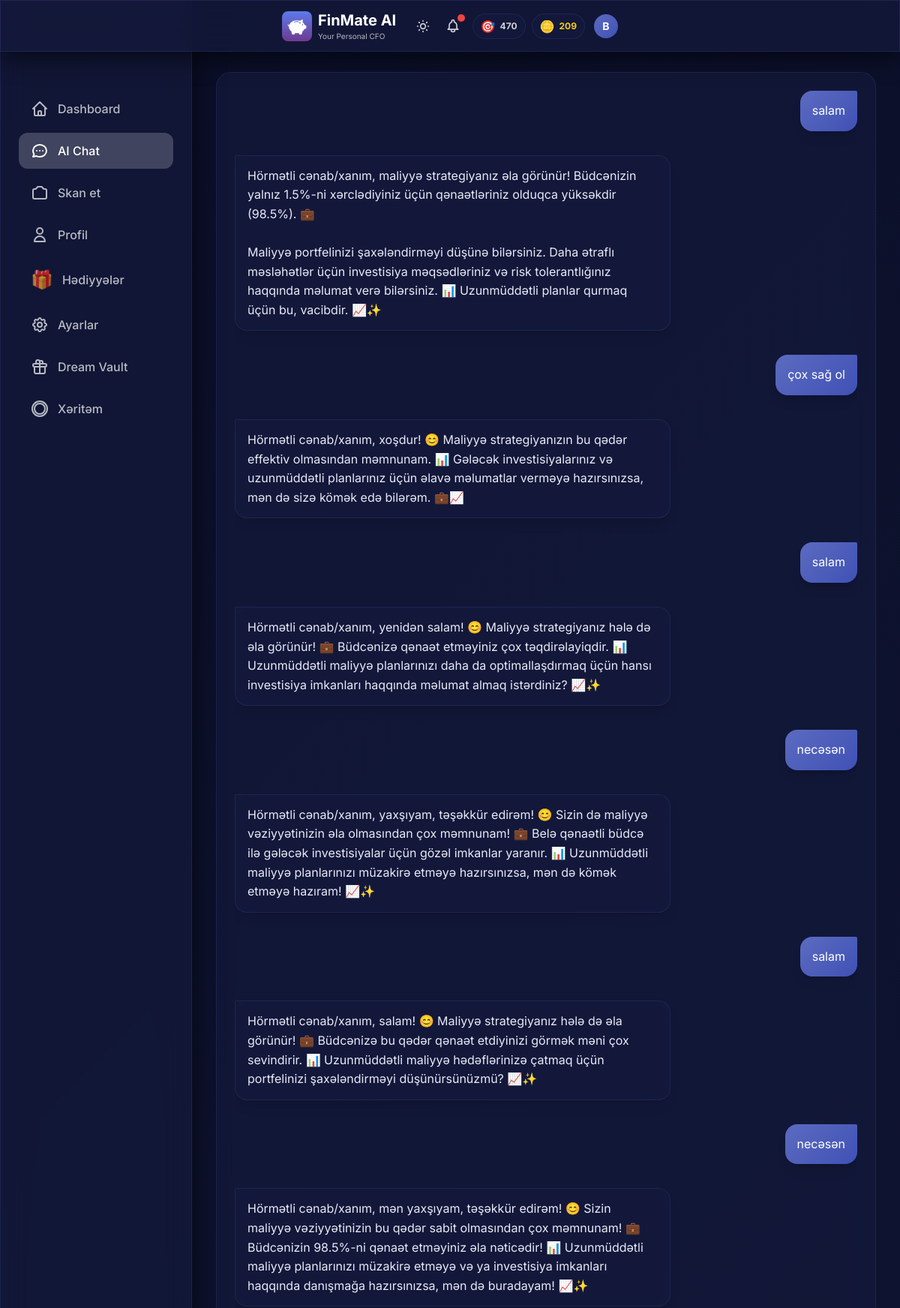
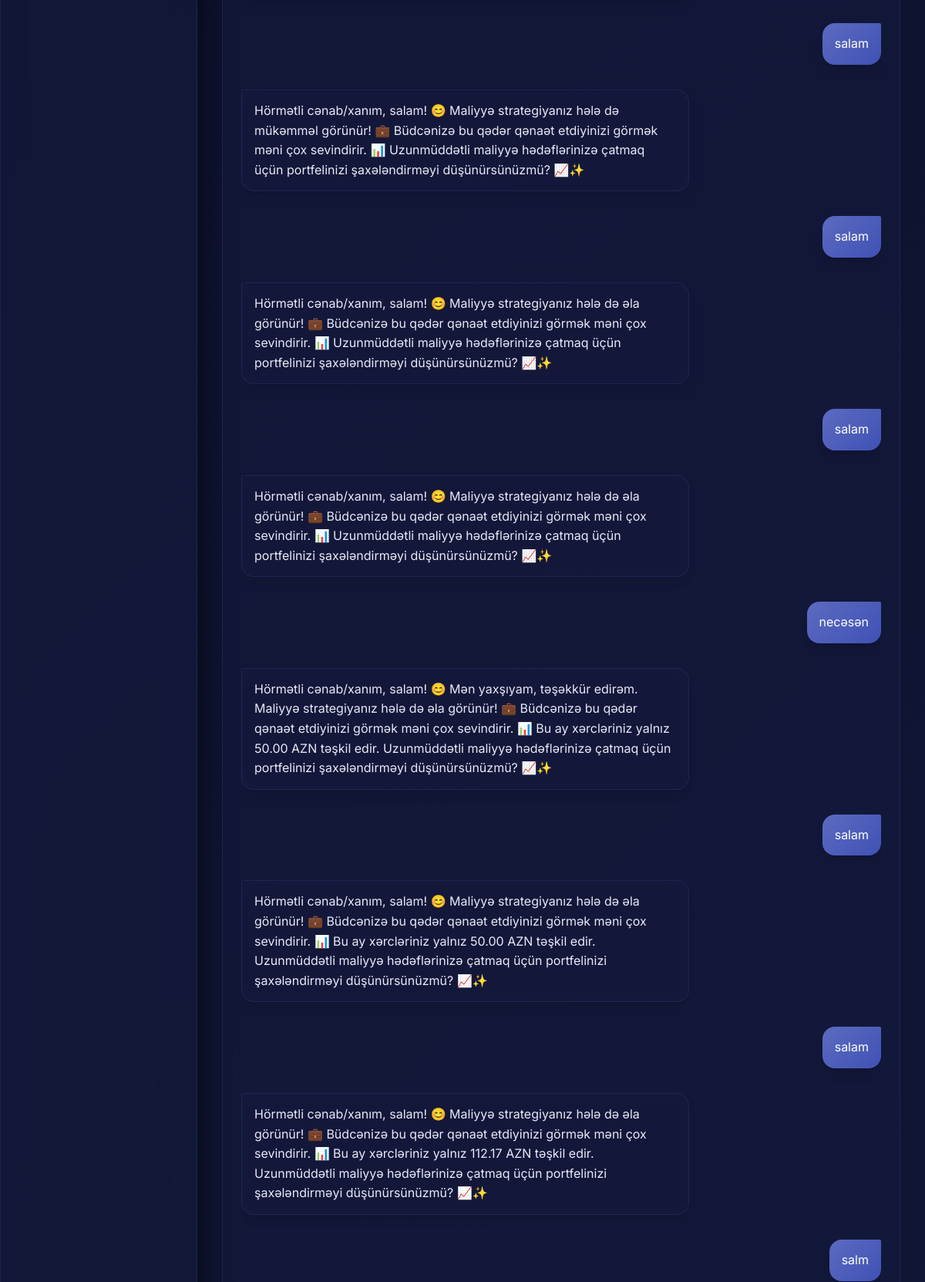
/chat (signed in, upper part), run on the app's committed database (2 pictures, top to bottom).
### models.py (models this page shows, shortened)
class User(Base):
    __tablename__ = "users"
    id = Column(Integer, primary_key=True, index=True)
    username = Column(String, unique=True, index=True, nullable=False)
    password_hash = Column(String, nullable=True)  # Hashed password (nullable for demo user)
    monthly_income = Column(Float, nullable=True)  # Monthly salary/income
    monthly_budget = Column(Float, default=1000.0)
    xp_points = Column(Integer, default=0)
    level_title = Column(String, default="Rookie")
    preferred_language = Column(String, default="az")  # az, en, ru
    voice_enabled = Column(Boolean, default=True)
    daily_budget_limit = Column(Float, nullable=True)
    currency = Column(String, default="AZN")  # Display/Base currency
    personality_mode = Column(String, default="normal")  # normal, mom, strict
    is_premium = Column(Boolean, default=False)  # Premium subscription status
    readability_mode = Column(Boolean, default=False)  # Accessibility mode for vision-impaired users
    coins = Column(Integer, default=0)  # FinMate Coins for reward system
    ai_name = Column(String, default="FinMate")  # Customizable AI name
    ai_attitude = Column(String, default="Professional")  # Strict, Funny, Sarcastic, Supportive
    ai_style = Column(String, default="Formal")  # Slang, Shakespearean, Dialect, Short
    ai_persona_mode = Column(String, default="Auto")  # Auto (behavioral profiling) or Manual
    login_streak = Column(Integer, default=0)
    last_login_date = Column(Date, nullable=True)
    created_at = Column(DateTime, default=datetime.utcnow)
    expenses = relationship("Expense", back_populates="user", cascade="all, delete-orphan")
    chat_messages = relationship("ChatMessage", back_populates="user", cascade="all, delete-orphan")
    xp_logs = relationship("XPLog", back_populates="user", cascade="all, delete-orphan")
    dreams = relationship("Dream", back_populates="user", cascade="all, delete-orphan")

class ChatMessage(Base):
    __tablename__ = "chat_messages"
    id = Column(Integer, primary_key=True, index=True)
    user_id = Column(Integer, ForeignKey("users.id"), nullable=False)
    role = Column(String, nullable=False)  # 'user' or 'ai'
    content = Column(Text, nullable=False)
    timestamp = Column(DateTime, default=datetime.utcnow, nullable=False)
    user = relationship("User", back_populates="chat_messages")

### main.py (the view)
@app.get("/chat", response_class=HTMLResponse)
async def chat_page(request: Request, db: Session = Depends(get_db)):
    user = get_current_user(request, db)
    if not user:
        return RedirectResponse(url="/login", status_code=303)
    messages = db.query(ChatMessage).filter(
        ChatMessage.user_id == user.id
    ).order_by(ChatMessage.timestamp.asc()).all()
    return templates.TemplateResponse("chat.html", {
        "request": request,
        "user": user,
        "messages": messages
    })

### templates/chat.html (shortened to what this page needs)
{% extends "base.html" %}
{% block extra_head %}
<link rel="stylesheet" href="/static/css/chat.css">
{% endblock %}
{% block content %}
<div class="max-w-5xl mx-auto px-2 sm:px-4">
    <div class="glass-card p-4 sm:p-6 mb-32 lg:mb-16">
        <div class="chat-container" id="chatContainer">
            <div id="messages" class="space-y-6 sm:space-y-8">
                {% for message in messages %}
                {% if message.role == 'user' %}
                <div class="flex justify-end">
                    <div
                        class="message-bubble bg-gradient-to-br from-purple-500 to-pink-600 text-white p-4 rounded-2xl rounded-tr-sm shadow-lg">
                        {{ message.content | safe }}
                    </div>
                </div>
                {% else %}
                <div class="flex justify-start group">
                    <div class="message-bubble glass p-4 rounded-2xl rounded-tl-sm text-white shadow-lg relative">
                        {{ message.content | safe }}
                    </div>
                </div>
                {% endif %}
                {% endfor %}
            </div>
        </div>
    </div>
</div>
{% endblock %}

### templates/base.html (shortened to what this page needs)
<!DOCTYPE html>
<html lang="az" data-theme="dark">
<head>
    <link href="https://cdn.jsdelivr.net/npm/daisyui@4.4.19/dist/full.min.css" rel="stylesheet" type="text/css" />
    <script src="https://cdn.tailwindcss.com"></script>
    <script src="/static/js/tailwind-config.js"></script>
    <link rel="stylesheet" href="/static/css/base.css">
    <link rel="stylesheet" href="/static/css/hamburger_menu.css">
    {% block extra_head %}{% endblock %}
</head>
<body>
    <div class="glass fixed top-0 left-0 right-0 z-50 px-2 sm:px-4 py-2 sm:py-3">
        <div class="flex items-center justify-between max-w-md mx-auto">
            <div class="min-w-0 flex-1 flex items-center gap-2">
                <img src="/static/icons/icon-192.png" alt="FinMate AI"
                    class="w-8 h-8 sm:w-10 sm:h-10 rounded-lg flex-shrink-0" onerror="this.style.display='none'">
                <div class="min-w-0">
                    <h1 class="text-lg sm:text-xl font-bold text-white truncate">FinMate AI</h1>
                    <p class="text-[9px] sm:text-[10px] text-white/70">Your Personal CFO</p>
                </div>
            </div>
            <div class="flex items-center gap-2 sm:gap-3 relative flex-shrink-0">
                <button id="theme-toggle" class="relative text-white/80 hover:text-white transition p-1"
                    title="Tema dəyişdir">
                </button>
                <button id="alert-bell" class="relative text-white/80 hover:text-white transition p-1">
                    <span id="alert-counter"
                        class="absolute -top-0.5 -right-0.5 w-2.5 h-2.5 bg-red-500 rounded-full shadow-lg"></span>
                </button>
                {% if user and user.xp_points is defined %}
                <div class="hidden sm:flex items-center gap-2">
                    <div class="flex items-center gap-1.5 glass-card px-2.5 py-1 rounded-full">
                        <span class="text-base">{% if user.level_title == 'Rookie' %}🌱{% elif user.level_title ==
                            'Saver' %}💰{% elif user.level_title == 'Analyst' %}📊{% elif user.level_title == 'Manager'
                            %}🎯{% elif user.level_title == 'CFO' %}👑{% else %}⭐{% endif %}</span>
                        <span class="text-xs font-bold text-white/80">{{ user.xp_points }}</span>
                    </div>
                    <div class="flex items-center gap-1.5 glass-card px-2.5 py-1 rounded-full">
                        <span class="text-base">🪙</span>
                        <span class="text-xs font-bold text-yellow-400">{{ user.coins or 0 }}</span>
                    </div>
                </div>
                {% endif %}
                <div class="relative flex-shrink-0 group">
                    <button type="button" id="profile-dropdown-btn" class="relative focus:outline-none">
                        <div id="user-avatar"
                            class="w-7 h-7 sm:w-8 sm:h-8 rounded-full flex items-center justify-center text-white font-bold text-xs sm:text-sm transition-all duration-400 group-hover:scale-110 hover:scale-110"
                            style="background: linear-gradient(135deg, var(--accent-primary), var(--accent-secondary));">
                            {{ user.username[0].upper() if user else 'D' }}
                        </div>
                    </button>
                </div>
            </div>
        </div>
    </div>
    <div class="pt-24 pb-8 px-4">
        <div class="w-full lg:max-w-7xl mx-auto">
            {% block content %}{% endblock %}
        </div>
    </div>
    <div class="hidden lg:block fixed left-0 top-0 bottom-0 w-64 glass z-40 pt-24">
        <nav class="p-6 space-y-2">
            <a href="/"
                class="flex items-center gap-3 px-4 py-3 rounded-xl text-white/70 hover:text-white hover:bg-white/10 transition {% if request.url.path == '/' %}bg-white/20 !text-white{% endif %}">
                <svg class="w-6 h-6" fill="none" stroke="currentColor" viewBox="0 0 24 24">
                    <path stroke-linecap="round" stroke-linejoin="round" stroke-width="2"
                        d="M3 12l2-2m0 0l7-7 7 7M5 10v10a1 1 0 001 1h3m10-11l2 2m-2-2v10a1 1 0 01-1 1h-3m-6 0a1 1 0 001-1v-4a1 1 0 011-1h2a1 1 0 011 1v4a1 1 0 001 1m-6 0h6">
                    </path>
                </svg>
                <span class="font-medium">Dashboard</span>
            </a>
            <a href="/chat"
                class="flex items-center gap-3 px-4 py-3 rounded-xl text-white/70 hover:text-white hover:bg-white/10 transition {% if request.url.path == '/chat' %}bg-white/20 !text-white{% endif %}">
                <svg class="w-6 h-6" fill="none" stroke="currentColor" viewBox="0 0 24 24">
                    <path stroke-linecap="round" stroke-linejoin="round" stroke-width="2"
                        d="M8 12h.01M12 12h.01M16 12h.01M21 12c0 4.418-4.03 8-9 8a9.863 9.863 0 01-4.255-.949L3 20l1.395-3.72C3.512 15.042 3 13.574 3 12c0-4.418 4.03-8 9-8s9 3.582 9 8z">
                    </path>
                </svg>
                <span class="font-medium">AI Chat</span>
            </a>
            <a href="/scan"
                class="flex items-center gap-3 px-4 py-3 rounded-xl text-white/70 hover:text-white hover:bg-white/10 transition {% if request.url.path == '/scan' %}bg-white/20 !text-white{% endif %}">
                <span class="font-medium">Skan et</span>
            </a>
            <a href="/profile"
                class="flex items-center gap-3 px-4 py-3 rounded-xl text-white/70 hover:text-white hover:bg-white/10 transition {% if request.url.path == '/profile' %}bg-white/20 !text-white{% endif %}">
                <svg class="w-6 h-6" fill="none" stroke="currentColor" viewBox="0 0 24 24">
                    <path stroke-linecap="round" stroke-linejoin="round" stroke-width="2"
                        d="M16 7a4 4 0 11-8 0 4 4 0 018 0zM12 14a7 7 0 00-7 7h14a7 7 0 00-7-7z"></path>
                </svg>
                <span class="font-medium">Profil</span>
            </a>
            <a href="/rewards"
                class="flex items-center gap-3 px-4 py-3 rounded-xl text-white/70 hover:text-white hover:bg-white/10 transition {% if request.url.path == '/rewards' %}bg-white/20 !text-white{% endif %}">
                <span class="text-2xl">🎁</span>
                <span class="font-medium">Hədiyyələr</span>
            </a>
            <a href="/settings"
                class="flex items-center gap-3 px-4 py-3 rounded-xl text-white/70 hover:text-white hover:bg-white/10 transition {% if request.url.path == '/settings' %}bg-white/20 !text-white{% endif %}">
                <span class="font-medium">Ayarlar</span>
            </a>
            <a href="/dream-vault"
                class="flex items-center gap-3 px-4 py-3 rounded-xl text-white/70 hover:text-white hover:bg-white/10 transition {% if request.url.path == '/dream-vault' %}bg-white/20 !text-white{% endif %}">
                <svg class="w-6 h-6" fill="none" stroke="currentColor" viewBox="0 0 24 24">
                    <path stroke-linecap="round" stroke-linejoin="round" stroke-width="2"
                        d="M12 8v13m0-13V6a2 2 0 112 2h-2zm0 0V5.5A2.5 2.5 0 109.5 8H12zm-7 4h14M5 12a2 2 0 110-4h14a2 2 0 110 4M5 12v7a2 2 0 002 2h10a2 2 0 002-2v-7">
                    </path>
                </svg>
                <span class="font-medium">Dream Vault</span>
            </a>
            <a href="/heatmap"
                class="flex items-center gap-3 px-4 py-3 rounded-xl text-white/70 hover:text-white hover:bg-white/10 transition {% if request.url.path == '/heatmap' %}bg-white/20 !text-white{% endif %}">
                <svg class="w-6 h-6" fill="none" stroke="currentColor" viewBox="0 0 24 24">
                    <path stroke-linecap="round" stroke-linejoin="round" stroke-width="2"
                        d="M2 12a10 10 0 1020 0 10 10 0 00-20 0zm10-7a7 7 0 00-7 7c0 3.866 3.134 7 7 7a7 7 0 007-7c0-3.866-3.134-7-7-7z">
                    </path>
                </svg>
                <span class="font-medium">Xəritəm</span>
            </a>
        </nav>
    </div>
</body>
</html>
</html>

### static/css/base.css (style rules this page uses)
:root { --bg-primary: #0a0e27; --bg-secondary: #141b3d; --glass-bg: rgba(20, 27, 61, 0.7); --glass-border: rgba(100, 116, 207, 0.15); --glass-shadow: rgba(0, 0, 0, 0.6); --text-primary: #e8eaf6; --text-secondary: rgba(232, 234, 246, 0.75); --nav-border: rgba(100, 116, 207, 0.2); --skeleton-bg: rgba(100, 116, 207, 0.08); --accent-primary: #5c6bc0; --accent-secondary: #3f51b5; }
* { font-family: 'Inter', sans-serif; }
body:not(.no-transition), body:not(.no-transition) .glass, body:not(.no-transition) .glass-card, body:not(.no-transition) .bottom-nav { transition: background 0.6s cubic-bezier(0.4, 0, 0.2, 1), color 0.6s cubic-bezier(0.4, 0, 0.2, 1), border-color 0.6s cubic-bezier(0.4, 0, 0.2, 1), box-shadow 0.6s cubic-bezier(0.4, 0, 0.2, 1); }
body { transition: background 0.8s ease-in-out; }
body { background: linear-gradient(135deg, var(--bg-primary) 0%, var(--bg-secondary) 100%); min-height: 100vh; padding-bottom: 80px; color: var(--text-primary); }
@media (min-width: 1024px) { body { padding-left: 256px; padding-bottom: 0; } }
.glass { background: var(--glass-bg); backdrop-filter: blur(20px); -webkit-backdrop-filter: blur(20px); border: 1px solid var(--glass-border); box-shadow: 0 8px 32px 0 var(--glass-shadow); }
.glass-card { background: var(--glass-bg); backdrop-filter: blur(12px); -webkit-backdrop-filter: blur(12px); border-radius: 20px; border: 1px solid var(--glass-border); }

### static/css/chat.css (style rules this page uses)
.chat-container { height: calc(100vh - 250px); overflow-y: auto; overflow-x: hidden; scroll-behavior: smooth; }
.message-bubble { max-width: 70%; word-wrap: break-word; word-break: break-word; animation: slideIn 0.3s ease-out; line-height: 1.6; font-size: 1rem; padding: 0.875rem 1rem !important; }
.message-bubble.glass { background: var(--glass-bg, rgba(20, 27, 61, 0.7)); border: 1px solid var(--glass-border, rgba(100, 116, 207, 0.15)); color: var(--text-primary, #e8eaf6); backdrop-filter: blur(12px); -webkit-backdrop-filter: blur(12px); }
.message-bubble.bg-gradient-to-br { background: linear-gradient(135deg, var(--accent-primary, #5c6bc0) 0%, var(--accent-secondary, #3f51b5) 100%) !important; }

### data on the page
User: xp_points "470", coins "209", username "B"
ChatMessage: content "salam"
ChatMessage: content "Hörmətli cənab/xanım, maliyyə strategiyanız əla görünür! Büdcənizin yalnız 1.5%-ni xərclədiyiniz üçün qənaətləriniz olduqca yüksəkdir (98.5%). 💼 Maliyyə portfelinizi şaxələndirməyi düşünə bilərsiniz. Daha ətraflı məsləhətlər üçün investisiya məqsədləriniz və risk tolerantlığınız haqqında məlumat verə bilərsiniz. 📊 Uzunmüddətli planlar qurmaq üçün bu, vacibdir. 📈✨"
ChatMessage: content "çox sağ ol"
ChatMessage: content "Hörmətli cənab/xanım, xoşdur! 😊 Maliyyə strategiyanızın bu qədər effektiv olmasından məmnunam. 📊 Gələcək investisiyalarınız və uzunmüddətli planlarınız üçün əlavə məlumatlar verməyə hazırsınızsa, mən də sizə kömək edə bilərəm. 💼📈"
ChatMessage: content "salam"
ChatMessage: content "Hörmətli cənab/xanım, yenidən salam! 😊 Maliyyə strategiyanız hələ də əla görünür! 💼 Büdcənizə qənaət etməyiniz çox təqdirəlayiqdir. 📊 Uzunmüddətli maliyyə planlarınızı daha da optimallaşdırmaq üçün hansı investisiya imkanları haqqında məlumat almaq istərdiniz? 📈✨"
ChatMessage: content "necəsən"
ChatMessage: content "Hörmətli cənab/xanım, yaxşıyam, təşəkkür edirəm! 😊 Sizin də maliyyə vəziyyətinizin əla olmasından çox məmnunam! 💼 Belə qənaətli büdcə ilə gələcək investisiyalar üçün gözəl imkanlar yaranır. 📊 Uzunmüddətli maliyyə planlarınızı müzakirə etməyə hazırsınızsa, mən də kömək etməyə hazıram! 📈✨"
ChatMessage: content "salam"
ChatMessage: content "Hörmətli cənab/xanım, salam! 😊 Maliyyə strategiyanız hələ də əla görünür! 💼 Büdcənizə bu qədər qənaət etdiyinizi görmək məni çox sevindirir. 📊 Uzunmüddətli maliyyə hədəflərinizə çatmaq üçün portfelinizi şaxələndirməyi düşünürsünüzmü? 📈✨"
ChatMessage: content "necəsən"
ChatMessage: content "Hörmətli cənab/xanım, mən yaxşıyam, təşəkkür edirəm! 😊 Sizin maliyyə vəziyyətinizin bu qədər sabit olmasından çox məmnunam! 💼 Büdcənizin 98.5%-ni qənaət etməyiniz əla nəticədir! 📊 Uzunmüddətli maliyyə planlarınızı müzakirə etməyə və ya investisiya imkanları haqqında danışmağa hazırsınızsa, mən də buradayam! 📈✨"
ChatMessage: content "salam"
ChatMessage: content "Hörmətli cənab/xanım, salam! 😊 Maliyyə strategiyanız hələ də mükəmməl görünür! 💼 Büdcənizə bu qədər qənaət etdiyinizi görmək məni çox sevindirir. 📊 Uzunmüddətli maliyyə hədəflərinizə çatmaq üçün portfelinizi şaxələndirməyi düşünürsünüzmü? 📈✨"
ChatMessage: content "salam"
ChatMessage: content "Hörmətli cənab/xanım, salam! 😊 Maliyyə strategiyanız hələ də əla görünür! 💼 Büdcənizə bu qədər qənaət etdiyinizi görmək məni çox sevindirir. 📊 Uzunmüddətli maliyyə hədəflərinizə çatmaq üçün portfelinizi şaxələndirməyi düşünürsünüzmü? 📈✨"
ChatMessage: content "salam"
ChatMessage: content "Hörmətli cənab/xanım, salam! 😊 Maliyyə strategiyanız hələ də əla görünür! 💼 Büdcənizə bu qədər qənaət etdiyinizi görmək məni çox sevindirir. 📊 Uzunmüddətli maliyyə hədəflərinizə çatmaq üçün portfelinizi şaxələndirməyi düşünürsünüzmü? 📈✨"
ChatMessage: content "necəsən"
ChatMessage: content "Hörmətli cənab/xanım, salam! 😊 Mən yaxşıyam, təşəkkür edirəm. Maliyyə strategiyanız hələ də əla görünür! 💼 Büdcənizə bu qədər qənaət etdiyinizi görmək məni çox sevindirir. 📊 Bu ay xərcləriniz yalnız 50.00 AZN təşkil edir. Uzunmüddətli maliyyə hədəflərinizə çatmaq üçün portfelinizi şaxələndirməyi düşünürsünüzmü? 📈✨"
ChatMessage: content "salam"
ChatMessage: content "Hörmətli cənab/xanım, salam! 😊 Maliyyə strategiyanız hələ də əla görünür! 💼 Büdcənizə bu qədər qənaət etdiyinizi görmək məni çox sevindirir. 📊 Bu ay xərcləriniz yalnız 50.00 AZN təşkil edir. Uzunmüddətli maliyyə hədəflərinizə çatmaq üçün portfelinizi şaxələndirməyi düşünürsünüzmü? 📈✨"
ChatMessage: content "salam"
ChatMessage: content "Hörmətli cənab/xanım, salam! 😊 Maliyyə strategiyanız hələ də əla görünür! 💼 Büdcənizə bu qədər qənaət etdiyinizi görmək məni çox sevindirir. 📊 Bu ay xərcləriniz yalnız 112.17 AZN təşkil edir. Uzunmüddətli maliyyə hədəflərinizə çatmaq üçün portfelinizi şaxələndirməyi düşünürsünüzmü? 📈✨"
ChatMessage: content "salm"
